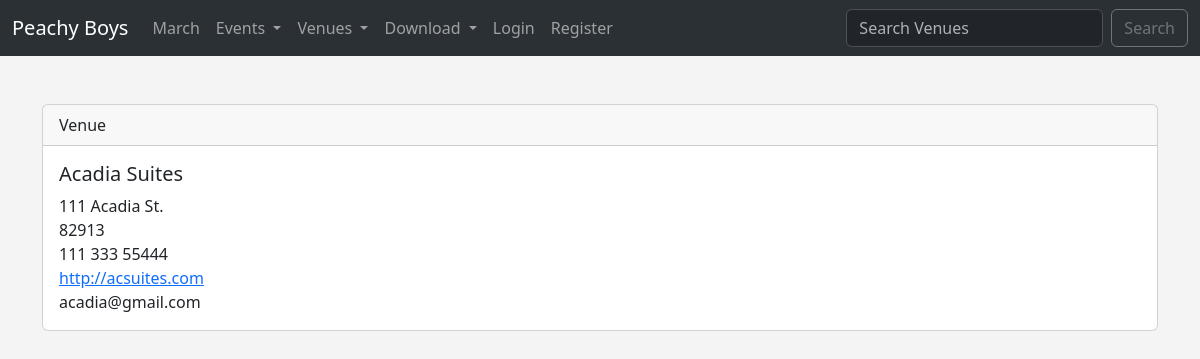
The app's page /show_venue/9/ with its own data.
### events/models.py (models this page shows)
class Venue(models.Model):
    name = models.CharField(max_length=120)
    address = models.CharField(max_length=300)
    zip_code =  models.CharField(max_length=15, blank=True)
    phone = models.CharField(max_length=15, blank=True)
    web = models.URLField(blank=True)
    email_address = models.EmailField(blank=True)
    owner = models.IntegerField(blank=False, default=1)
    def __str__(self):
        return self.name

### events/views.py (the view)
# urls.py: path('show_venue/<venue_id>/', views.show_venue, name='show-venue'),
def show_venue(request, venue_id):
    venue = Venue.objects.get(pk=venue_id)
    return render(request, 'events/show_venue.html', {'venue':venue})

### events/templates/events/show_venue.html
{% extends 'events/base.html' %}
{% block content %}
<center>
 <br>
</center>
<div class="card">
    <div class="card-header">
        Venue
    </div>
    <div class="card-body">
      <h5 class="card-title">{{venue }}</h5>
      <p class="card-text">
            {{ venue.address }} <br>
 {{ venue.zip_code }} <br>
 {{ venue.phone }} <br>
 <a href="{{ venue.web }}">{{ venue.web }}</a> <br>
 {{ venue.email_address }} <br>
      </p>
    </div>
  </div>
  <br>
{% endblock %}

### events/templates/events/base.html (style rules this page uses)
body { background: #f4f4f4 !important; }

### records on screen
Venue: name "Acadia Suites", address "111 Acadia St.", zip_code "82913", phone "111 333 55444", web "http://acsuites.com", email_address "acadia@gmail.com"
